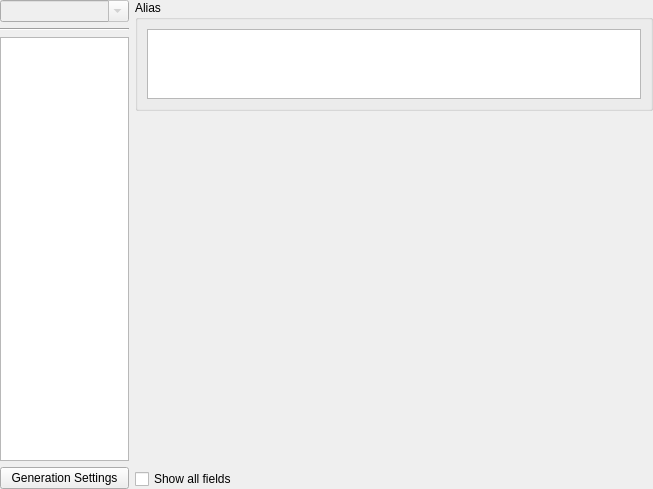
<?xml version="1.0" encoding="UTF-8"?>
<ui version="4.0">
 <class>STGEditor</class>
 <widget class="QWidget" name="STGEditor">
  <property name="geometry">
   <rect>
    <x>0</x>
    <y>0</y>
    <width>653</width>
    <height>489</height>
   </rect>
  </property>
  <property name="windowTitle">
   <string>Form</string>
  </property>
  <layout class="QHBoxLayout" name="horizontalLayout" stretch="1,4">
   <property name="leftMargin">
    <number>0</number>
   </property>
   <property name="topMargin">
    <number>0</number>
   </property>
   <property name="rightMargin">
    <number>0</number>
   </property>
   <property name="bottomMargin">
    <number>0</number>
   </property>
   <item>
    <layout class="QVBoxLayout" name="verticalLayout">
     <item>
      <widget class="QComboBox" name="ruleComboBox">
       <property name="enabled">
        <bool>false</bool>
       </property>
       <property name="editable">
        <bool>true</bool>
       </property>
      </widget>
     </item>
     <item>
      <widget class="Line" name="line">
       <property name="orientation">
        <enum>Qt::Horizontal</enum>
       </property>
      </widget>
     </item>
     <item>
      <widget class="QListWidget" name="canonicalNameListWidget"/>
     </item>
     <item>
      <widget class="QPushButton" name="generalSettingsPushButton">
       <property name="text">
        <string>Generation Settings</string>
       </property>
      </widget>
     </item>
    </layout>
   </item>
   <item>
    <layout class="QVBoxLayout" name="verticalLayout_2" stretch="1,3,3,3,0">
     <item>
      <widget class="QGroupBox" name="aliasGroupBox">
       <property name="title">
        <string>Alias</string>
       </property>
       <layout class="QVBoxLayout" name="verticalLayout_3">
        <item>
         <widget class="STGAliasListWidget" name="aliasListWidget">
          <property name="sizePolicy">
           <sizepolicy hsizetype="Expanding" vsizetype="Preferred">
            <horstretch>0</horstretch>
            <verstretch>0</verstretch>
           </sizepolicy>
          </property>
         </widget>
        </item>
       </layout>
      </widget>
     </item>
     <item>
      <widget class="STGFragmentInputWidget" name="headerFragmentInputWidget" native="true"/>
     </item>
     <item>
      <widget class="STGFragmentInputWidget" name="delimiterFragmentInputWidget" native="true"/>
     </item>
     <item>
      <widget class="STGFragmentInputWidget" name="tailFragmentInputWidget" native="true"/>
     </item>
     <item>
      <layout class="QHBoxLayout" name="horizontalLayout_2">
       <item>
        <widget class="QCheckBox" name="dtEnableCheckBox">
         <property name="text">
          <string>Show all fields</string>
         </property>
        </widget>
       </item>
      </layout>
     </item>
    </layout>
   </item>
  </layout>
 </widget>
 <customwidgets>
  <customwidget>
   <class>STGFragmentInputWidget</class>
   <extends>QWidget</extends>
   <header>src/gui/SimpleTextGenerator/STGFragmentInputWidget.h</header>
   <container>1</container>
  </customwidget>
  <customwidget>
   <class>STGAliasListWidget</class>
   <extends>QListWidget</extends>
   <header>src/gui/SimpleTextGenerator/STGAliasListWidget.h</header>
  </customwidget>
 </customwidgets>
 <resources/>
 <connections/>
</ui>
